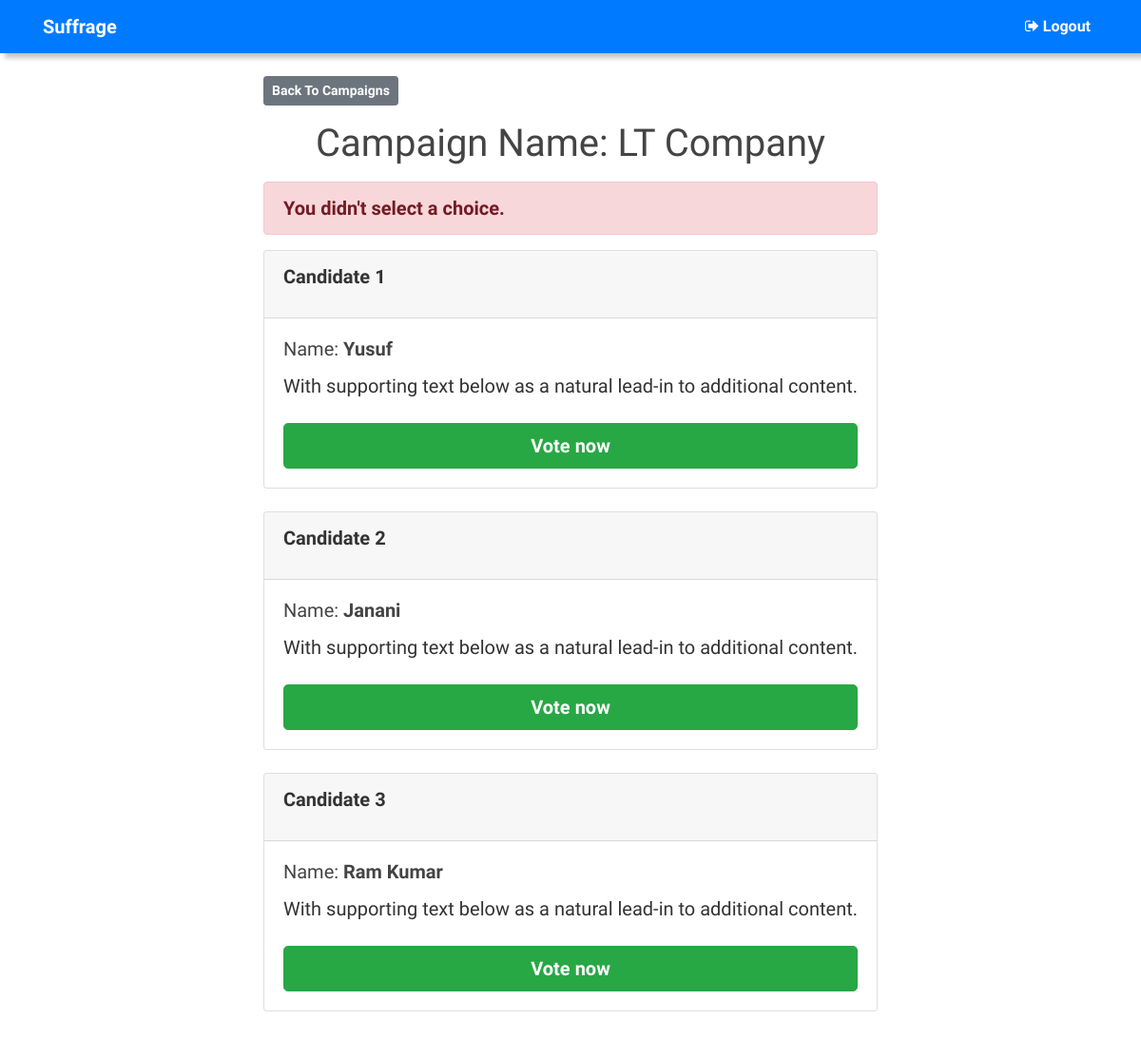
The page /campaigns/3/vote/ (signed in) on the database its author committed.
### campaigns/models.py (models this page shows, shortened)
class Campaign(models.Model):
    organization_name = models.CharField(max_length = 200)
    pub_date = models.DateTimeField('date published')

class Candidates(models.Model):
    organization_name = models.ForeignKey(Campaign, on_delete = models.CASCADE)
    candidate_list = models.CharField(max_length = 200)
    votes = models.IntegerField(default=0)
    class meta:
        verbose_name = "Candidate"

### campaigns/views.py (the view)
# urls.py: path('<int:campaign_id>/vote/', views.vote, name ='vote'),
@login_required
def vote(request, campaign_id):
	campaign = get_object_or_404(Campaign, pk = campaign_id)
	try:
		selected_choice = campaign.candidates_set.get(pk = request.POST['choice'])
	except (KeyError, Candidates.DoesNotExist):
		return render(request, 'campaigns/detail.html', {
			'campaign': campaign,
			'error_message': "You didn't select a choice.",
		})
	else:
		selected_choice.votes += 1
		selected_choice.save()
		return HttpResponseRedirect(reverse('campaigns:results', args =(campaign.id,)))

### templates/campaigns/detail.html (shortened to what this page needs)
{% extends 'base.html' %}
{% block content %}
<a class ="btn btn-secondary btn-sm mb-3" href ="{% url 'campaigns:index' %}"><b>Back To Campaigns</b></a>
<h1 class ="text-center mb-3">Campaign Name: {{ campaign.organization_name }}</h1>
{% if error_message %}
<p class ="alert alert-danger">
	<strong>{{ error_message }}</strong>
</p>
{% endif %}
<form action ="{% url 'campaigns:vote' campaign.id %}" method ="post">
	{% for candidate in campaign.candidates_set.all %}
	<div class="card">
  <div class="card-header">
    <p><b>Candidate {{ forloop.counter }}</b></p>
  </div>
  <div class="card-body">
    <h5 class="card-title">Name: <b>{{ candidate.candidate_list }}</b></h5>
    <p class="card-text">With supporting text below as a natural lead-in to additional content.</p>
    <button type ="submit"  name = "choice" id ="choice{{ forloop.counter }}"  value ="{{ candidate.id }}" class ="btn btn-success btn-lg btn-block mt-4"><b>Vote now</b></button>
  </div>
</div>
<br>
{% endfor %}
</form>
{% endblock %}

### templates/base.html (shortened to what this page needs)
{% load static %}
<html lang ="en">
<head>
	<link rel="stylesheet" href="https://cdn.jsdelivr.net/npm/bootstrap@4.6.0/dist/css/bootstrap.min.css">
		<link rel="stylesheet" href="{% static 'css/main.css'%}">
		<link rel="stylesheet" href="https://cdnjs.cloudflare.com/ajax/libs/font-awesome/4.7.0/css/font-awesome.min.css">
</head>
<body>
	{% include 'partials/_navbar.html'%}
	<div class ="container">
		<div class ="row">
			<div class =".col-md-6 m-auto">
				{% block content %}{% endblock %}
			</div>
		</div>
	</div>
</body>
</html>

### templates/partials/_navbar.html (shortened to what this page needs)
 <header class="site-header">
        <nav class="navbar navbar-expand-md navbar-dark bg-primary fixed-top" style= "box-shadow: 5px 5px 5px #c4c4c2;">
            <div class="container">
                <a class="navbar-brand mr-4" href="{% url 'index' %}" ><b>Suffrage</b></a>
                <div class="collapse navbar-collapse" id="navbarToggle">
                    <div class="navbar-nav">
                        {% if user.is_authenticated %}
                                <a class="nav-item nav-link" href="{% url 'logout' %}"><i class="fa fa-sign-out"></i>&nbsp;<b>Logout</b></a>
                            </div>
                        {% endif %}
                    </div>
                 </div>
        </nav>
    </header>

### static/css/main.css (style rules this page uses)
body { margin-top: 5rem; color: #333333; font-family: 'Zen Kurenaido', sans-serif; }
p { font-size:20px; }
.site-header .navbar-nav .nav-link { color: white; }
a { cursor: pointer; text-decoration: none; font-size: medium; }
h1, h2, h3, h4, h5, h6 { color: #444444; }

### rows shown on the page
Campaign: organization_name "LT Company"
Candidates: candidate_list "Yusuf", {{ candidate.id }} 8 (drawn)
Candidates: candidate_list "Janani", {{ candidate.id }} 9 (drawn)
Candidates: candidate_list "Ram Kumar", {{ candidate.id }} 10 (drawn)

### other values the page prints
{{ error_message }} "You didn't select a choice."
